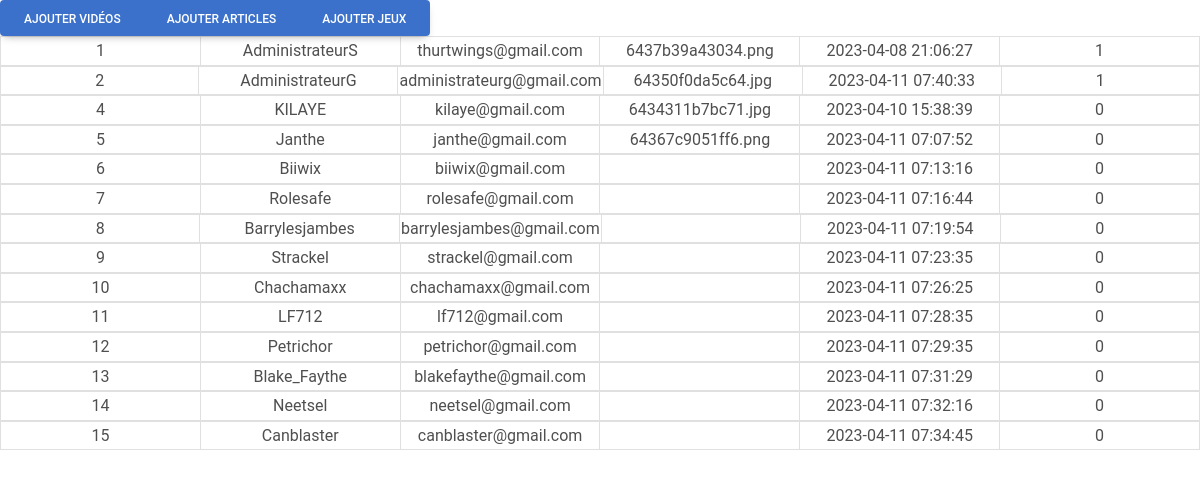
The page /pages/Backoffice.php on the database its author committed.
### tables this page shows
CREATE TABLE IF NOT EXISTS `users` (
  `id` int NOT NULL AUTO_INCREMENT,
  `username` varchar(50) NOT NULL,
  `user_email` varchar(320) NOT NULL,
  `profile_picture` varchar(255) DEFAULT NULL,
  `password` char(60) NOT NULL,
  `user_description` text,
  `registration_time` timestamp NULL DEFAULT CURRENT_TIMESTAMP,
  `is_admin` tinyint NOT NULL DEFAULT '0' COMMENT '0 = non\r\n1 = oui',
  PRIMARY KEY (`id`)
);

### GoToThePage.php (called while the page is built, shortened)
<?php
    $NEW_ARTICLE = '../php/addNewArticle.php';
    $NEW_VIDEO = '../php/addNewVideo.php';
    $NEW_GAME = '../php/addNewGame.php';
?>

### php/Utilities.php (called while the page is built, shortened)
<?php
class Utilities
{
    public $sql ="";
    public function __construct($id)
    {
        $this->sql = new PDO('mysql:host=localhost;dbname=speedrun_website', 'root', '');
    }
    public function SelectAll($table)
    {
        $req = "SELECT * FROM `" . $table."`";
        $result = $this->sql->query($req);
        $tlbresult = $result->fetchAll();
        return $tlbresult;
    }
}
?>

### pages/Backoffice.php (the view, shortened to what this page needs)
<?php
  require_once('../GoToThePage.php');
    require_once('../php/Utilities.php');
    $utils = new Utilities(0);
?>
<!DOCTYPE html>
<html lang="en">
    <head>
        <link href="https://cdnjs.cloudflare.com/ajax/libs/mdb-ui-kit/6.2.0/mdb.min.css" rel="stylesheet"/>
    </head>
    <body>
      <div class="btn-group" role="group" aria-label="Basic example">
        <a href="<?php echo $NEW_VIDEO; ?>" class="btn btn-primary"> Ajouter Vidéos </a>
        <a href="<?php echo $NEW_ARTICLE; ?>" class="btn btn-primary"> Ajouter Articles</a>
        <a href="<?php echo $NEW_GAME; ?>" class="btn btn-primary"> Ajouter Jeux</a>
      </div>
<?php
    foreach($utils->SelectAll("users") as $key => $value)
    {
        ?>
         <table class="container-fluid ">
          <tr>
            <div class="row">
                <div class="col-12">
                    <div class="row">
                        <td class="col-2 border text-center ">  <?php echo $value["id"]; ?>                  </td>
                        <td class="col-2 border text-center ">  <?php echo $value["username"]; ?>            </td>
                        <td class="col-2 border text-center ">  <?php echo $value["user_email"]; ?>          </td>
                        <td class="col-2 border text-center ">  <?php echo $value["profile_picture"]; ?>   </td>
                        <td class="col-2 border text-center ">  <?php echo $value["registration_time"]; ?>     </td>
                        <td class="col-2 border text-center ">  <?php echo $value["is_admin"]; ?></td>
                    </div>
                </div>
            </div>
        </tr>
    </table>
    <?php
    }
?>
</body>
</html>

### rows shown on the page
users: id "1", username "AdministrateurS", user_email "thurtwings@gmail.com", profile_picture "6437b39a43034.png", registration_time "2023-04-08 21:06:27", is_admin "1"
users: id "2", username "AdministrateurG", user_email "administrateurg@gmail.com", profile_picture "64350f0da5c64.jpg", registration_time "2023-04-11 07:40:33", is_admin "1"
users: id "4", username "KILAYE", user_email "kilaye@gmail.com", profile_picture "6434311b7bc71.jpg", registration_time "2023-04-10 15:38:39", is_admin "0"
users: id "5", username "Janthe", user_email "janthe@gmail.com", profile_picture "64367c9051ff6.png", registration_time "2023-04-11 07:07:52", is_admin "0"
users: id "6", username "Biiwix", user_email "biiwix@gmail.com", registration_time "2023-04-11 07:13:16", is_admin "0"
users: id "7", username "Rolesafe", user_email "rolesafe@gmail.com", registration_time "2023-04-11 07:16:44", is_admin "0"
users: id "8", username "Barrylesjambes", user_email "barrylesjambes@gmail.com", registration_time "2023-04-11 07:19:54", is_admin "0"
users: id "9", username "Strackel", user_email "strackel@gmail.com", registration_time "2023-04-11 07:23:35", is_admin "0"
users: id "10", username "Chachamaxx", user_email "chachamaxx@gmail.com", registration_time "2023-04-11 07:26:25", is_admin "0"
users: id "11", username "LF712", user_email "lf712@gmail.com", registration_time "2023-04-11 07:28:35", is_admin "0"
users: id "12", username "Petrichor", user_email "petrichor@gmail.com", registration_time "2023-04-11 07:29:35", is_admin "0"
users: id "13", username "Blake_Faythe", user_email "blakefaythe@gmail.com", registration_time "2023-04-11 07:31:29", is_admin "0"
users: id "14", username "Neetsel", user_email "neetsel@gmail.com", registration_time "2023-04-11 07:32:16", is_admin "0"
users: id "15", username "Canblaster", user_email "canblaster@gmail.com", registration_time "2023-04-11 07:34:45", is_admin "0"
